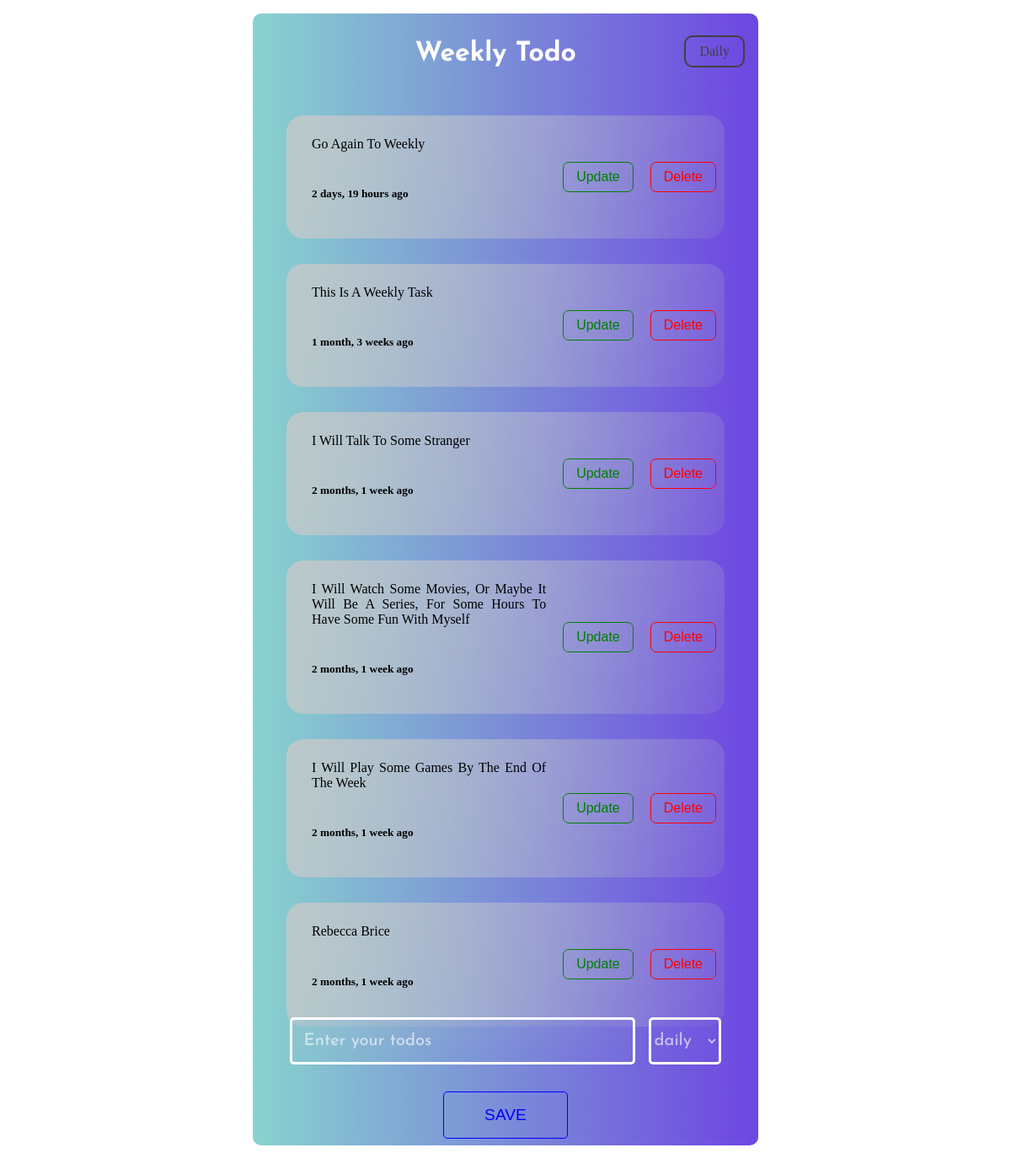
Page /weekly_task on the committed database.
### app/models.py (models this page shows, shortened)
class Todo(models.Model):
    text = models.CharField(max_length=120)
    date = models.DateTimeField(auto_now_add=True)
    type = models.CharField(max_length=120, null=False, blank=False, choices = TODO_CHOICE, default="daily")

### app/views.py (the view, shortened to what this page needs)
# urls.py: path('weekly_task', views.weekly_task, name='weekly-task'),
def weekly_task(request):
    forms = Todo.objects.all().order_by('-date')
    todoforms = TodoForm()
    context = {'todoforms': todoforms, 'forms': forms}
    return render(request, 'app/weekly_task.html', context)

### app/form.py
class TodoForm(forms.ModelForm):
    class Meta:
        model = Todo
        fields = '__all__'
    def __init__(self, *args, **kwargs):
        super().__init__(*args, **kwargs)
        self.fields['text'].widget.attrs['placeholder'] = "Enter your todos"

### app/templates/app/weekly_task.html (shortened to what this page needs)
{% extends 'base.html' %}
{% block content %}
    <section class="container">
        <div class="mini-container">
            <form method="POST" class="fl">
                <div class='wee'>
                    <h2 class="wee-text">Weekly Todo</h2>
                    <a href="{% url 'home' %}" class="btn-weekly">Daily</a>
                </div>
                <div class="centered">
                    {% for form in forms %}
                    {% if form.type == 'weekly' %}
                            <div class="card">
                                <div class="title-date">
                                    <p class="title">{{form.text | title}}</p>
                                    <h5 class="date">{{form.date|timesince}} ago</h5>
                                </div>
                                <div class='update-delete'>
                                    <a class="update" href="{% url 'update' form.id %}">Update</a>
                                    <a class="delete" href="{% url 'delete' form.id %}">Delete</a>
                                </div>
                            </div>
                        {% endif %}
                    {% endfor %}
                </div>
                <div class="mid">
                    <div>
                        {% for form in todoforms %}
                            {{form}}
                        {% endfor %}
                    </div>
                    <button class="btn" type="submit">Save</button>
                </div>
            </form>
        </div>
    </section>
{% endblock content %}

### app/static/app/style.css (style rules this page uses)
body { margin: 0; padding: 0; box-sizing: border-box; }
.mini-container { text-align: center; display: flex; justify-content: center; align-items: center; align-content: center; margin-top: 1rem; }
.wee-text { margin-left: auto; margin-right: 0rem; position: relative; left: 2rem; color: #fff; font-family: 'Josefin Sans', sans-serif; font-size: 2rem; margin-top: 2rem; }
.btn-weekly { margin-left: auto; margin-right: 1rem; border: 2px solid #404040; padding: .5rem 1rem; color: #404040; border-radius: 10px; text-decoration: none; }
.btn { color: blue; margin: 2rem; padding: 1rem 3rem; border-radius: 5px; text-transform: uppercase; border: 1.3px solid blue; font-family: 'Franklin Gothic Medium', 'Arial Narrow', Arial, sans-serif; font-size: 1.2rem; background-color: #FFFFFF00; cursor: pointer; animation: 3s infinite alternate slidein; }
.centered { background: linear-gradient(90deg, #88D3CE 0%, #6E45E2 100%); width: 600px; height: 70vh; overflow: hidden auto; box-sizing: content-box; }
.wee { background: linear-gradient(90deg, #88D3CE 0%, #6E45E2 100%); width: 600px; display: flex; align-items: center; justify-content: center; border-radius: 10px 10px 0 0; }
.mid { background: linear-gradient(90deg, #88D3CE 0%, #6E45E2 100%); width: 600px; height: 8rem; display: flex; flex-direction: column; align-items: center; justify-content: center; border-radius: 0 0 10px 10px; }
.title { text-align: center; margin: 20px; text-align: justify; font-size: 16px; font-family: Cambria, Cochin, Georgia, Times, 'Times New Roman', serif; }
.date { text-align: left; margin-left: 20px; margin-bottom: 40px; }
.title-date { display: flex; flex-direction: column; align-content: center; }
.update { border: 1.3px solid green; padding: 8px 15px; border-radius: 7px; color: green; font-family: 'Franklin Gothic Medium', 'Arial Narrow', Arial, sans-serif; font-weight: 200; text-decoration: none; }
.delete { margin-left: 20px; border: 1.3px solid red; padding: 8px 15px; border-radius: 7px; color: red; font-family: 'Franklin Gothic Medium', 'Arial Narrow', Arial, sans-serif; font-weight: 200; text-decoration: none; }
.update-delete { display: flex; align-items: center; justify-content: flex-end; }
.card { display: flex; background: linear-gradient(109.46deg, rgba(201, 201, 201, 0.8) 1.57%, rgba(196, 196, 196, 0.1) 100%); backdrop-filter: blur(25px); justify-content: space-between; width: 500px; margin: 30px auto; border-radius: 20px; padding: 5px 10px; }
.mid input { width: 25rem; height: 3rem; border-radius: 5px; border: 3px solid white; backdrop-filter: blur(25px); background-color: #FFFFFF00; margin-right: .7rem; font-size: 17px; color: rgb(8, 25, 39); }
.mid input::placeholder { font-family: 'Josefin Sans'; font-style: normal; font-weight: 500; font-size: 20px; line-height: 20px; color: rgba(255, 255, 255, 0.6); padding-left: .7rem; margin-top: 1.2rem; }
.mid select { height: 3.5rem; border-radius: 5px; border: 3px solid white; backdrop-filter: blur(25px); background-color: #FFFFFF00; font-family: 'Josefin Sans'; font-style: normal; font-weight: 500; font-size: 20px; line-height: 20px; color: rgba(255, 255, 255, 0.6); }
.mid option { font-family: 'Josefin Sans'; font-style: normal; font-weight: 500; font-size: 20px; line-height: 20px; background: grey; }

### rows in the picture
Todo: text "Go Again To Weekly", date "2 days, 19 hours"
Todo: text "This Is A Weekly Task", date "1 month, 3 weeks"
Todo: text "I Will Talk To Some Stranger", date "2 months, 1 week"
Todo: text "I Will Watch Some Movies, Or Maybe It Will Be A Series, For Some Hours To Have Some Fun With Myself", date "2 months, 1 week"
Todo: text "I Will Play Some Games By The End Of The Week", date "2 months, 1 week"
Todo: text "Rebecca Brice", date "2 months, 1 week"
